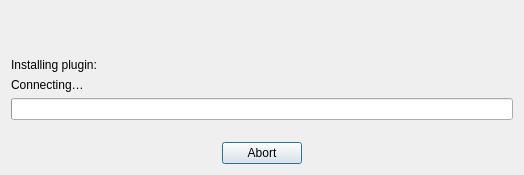
<ui version="4.0" >
 <author>Borys Jurgiel</author>
 <class>QgsPluginInstallerInstallingDialogBase</class>
 <widget class="QDialog" name="QgsPluginInstallerInstallingDialogBase" >
  <property name="geometry" >
   <rect>
    <x>0</x>
    <y>0</y>
    <width>520</width>
    <height>175</height>
   </rect>
  </property>
  <property name="windowTitle" >
   <string>Hake Geospatial Python Plugin Installer</string>
  </property>
  <layout class="QGridLayout" >
   <item row="0" column="0" >
    <spacer>
     <property name="orientation" >
      <enum>Qt::Vertical</enum>
     </property>
     <property name="sizeType" >
      <enum>QSizePolicy::MinimumExpanding</enum>
     </property>
     <property name="sizeHint" >
      <size>
       <width>502</width>
       <height>16</height>
      </size>
     </property>
    </spacer>
   </item>
   <item row="1" column="0" >
    <layout class="QHBoxLayout" >
     <item>
      <widget class="QLabel" name="label" >
       <property name="text" >
        <string>Installing plugin:</string>
       </property>
      </widget>
     </item>
     <item>
      <widget class="QLabel" name="labelName" >
       <property name="sizePolicy" >
        <sizepolicy vsizetype="Preferred" hsizetype="Expanding" >
         <horstretch>0</horstretch>
         <verstretch>0</verstretch>
        </sizepolicy>
       </property>
       <property name="text" >
        <string/>
       </property>
      </widget>
     </item>
    </layout>
   </item>
   <item row="2" column="0" >
    <widget class="QLabel" name="labelState" >
     <property name="text" >
      <string>Connecting…</string>
     </property>
    </widget>
   </item>
   <item row="3" column="0" >
    <widget class="QProgressBar" name="progressBar" >
     <property name="maximum" >
      <number>100</number>
     </property>
     <property name="value" >
      <number>0</number>
     </property>
     <property name="alignment" >
      <set>Qt::AlignHCenter</set>
     </property>
     <property name="textDirection" >
      <enum>QProgressBar::TopToBottom</enum>
     </property>
     <property name="format" >
      <string/>
     </property>
    </widget>
   </item>
   <item row="4" column="0" >
    <spacer>
     <property name="orientation" >
      <enum>Qt::Vertical</enum>
     </property>
     <property name="sizeType" >
      <enum>QSizePolicy::Fixed</enum>
     </property>
     <property name="sizeHint" >
      <size>
       <width>502</width>
       <height>16</height>
      </size>
     </property>
    </spacer>
   </item>
   <item row="5" column="0" >
    <widget class="QDialogButtonBox" name="buttonBox" >
     <property name="focusPolicy" >
      <enum>Qt::NoFocus</enum>
     </property>
     <property name="contextMenuPolicy" >
      <enum>Qt::NoContextMenu</enum>
     </property>
     <property name="standardButtons" >
      <set>QDialogButtonBox::Abort</set>
     </property>
     <property name="centerButtons" >
      <bool>true</bool>
     </property>
    </widget>
   </item>
  </layout>
 </widget>
 <connections/>
</ui>
